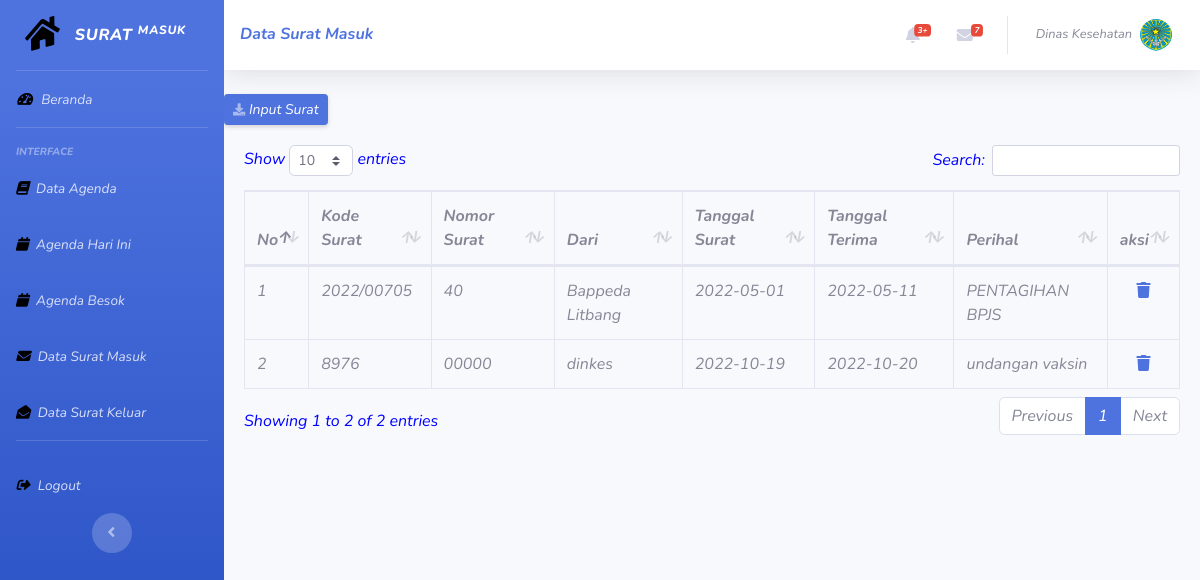
/surat_masuk.php (signed in), run on the app's committed database.
### tables this page shows
CREATE TABLE `surat_masuk` (
  `id` int(11) NOT NULL,
  `nomor_surat` char(20) NOT NULL,
  `dari` varchar(200) NOT NULL,
  `tanggal_surat` date NOT NULL,
  `tanggal_terima` date NOT NULL,
  `perihal` varchar(200) NOT NULL,
  `nomor_record` char(20) NOT NULL
);

### surat_masuk.php (the view, shortened to what this page needs)
<?php
$coon = mysqli_connect("localhost", "root", "", "agenda");
$result = mysqli_query($coon , "SELECT * FROM surat_masuk");
?>
<!DOCTYPE html>
<html lang="en">
<head>
  <link href="vendor/fontawesome-free/css/all.min.css" rel="stylesheet" type="text/css">
  <link href="css/sb-admin-2.min.css" rel="stylesheet">
   <link href="vendor/datatables/dataTables.bootstrap4.min.css" rel="stylesheet">
</head>
<body style=" color: blue; font-style: italic" id="page-top">
  <div id="wrapper">
    <ul class="navbar-nav bg-gradient-primary sidebar sidebar-dark accordion" id="accordionSidebar">
      <a class="sidebar-brand d-flex align-items-center justify-content-center" href="#">
        <div class="sidebar-brand-icon rotate-n-15">
          <i style=" color: black; font-style: italic"class="fas fa-home"></i>
        </div>
        <div class="sidebar-brand-text mx-3">SURAT <sup>MASUK</sup></div>
      </a>
      <hr class="sidebar-divider my-0">
      <li class="nav-item">
        <a class="nav-link" href="index.php">
          <i style=" color: black; font-style: italic" class="fas fa-fw fa-tachometer-alt"></i>
          <span>Beranda</span></a>
      </li>
            <hr class="sidebar-divider">
            <div class="sidebar-heading">
                Interface
            </div>
      <li class="nav-item">
        <a class="nav-link" href="tables.php">
          <i  style=" color: black; font-style: italic" class="fas fa-book"></i>
          <span>Data Agenda</span></a>
      </li>
      <li class="nav-item">
        <a class="nav-link" href="sekarang.php">
          <i style=" color: black; font-style: italic" class="fas fa-calendar"></i>
          <span>Agenda Hari Ini</span></a>
      </li>
      <li class="nav-item">
        <a class="nav-link" href="besok.php">
          <i style=" color: black; font-style: italic" class="fas fa-calendar"></i>
          <span>Agenda Besok</span></a>
      </li>
      <li class="nav-item">
        <a class="nav-link" href="surat_masuk.php">
          <i style=" color: black; font-style: italic" class="fas fa-envelope"></i>
          <span>Data Surat Masuk</span></a>
      </li>
      <li class="nav-item">
        <a class="nav-link" href="surat_keluar.php">
          <i style=" color: black; font-style: italic" class="fas fa-envelope-open"></i>
          <span>Data Surat Keluar</span></a>
      </li>
      <hr class="sidebar-divider d-none d-md-block">
      <li class="nav-item">
        <a class="nav-link" href="logout.php">
          <i style=" color: black; font-style: italic" class="fas fa-sign-out-alt"></i>
          <span>Logout</span></a>
      </li>
      <div class="text-center d-none d-md-inline">
        <button class="rounded-circle border-0" id="sidebarToggle"></button>
      </div>
    </ul>
    <div id="content-wrapper" class="d-flex flex-column">
      <div id="content">
    <nav class="navbar navbar-expand navbar-light bg-white topbar mb-4 static-top shadow">
<div >
              <center>
              <h6 class="m-0 font-weight-bold text-primary">Data Surat Masuk</h6>
              </center>
            </div>
<ul class="navbar-nav ml-auto">
    <li class="nav-item dropdown no-arrow mx-1">
        <a class="nav-link dropdown-toggle" href="#" id="alertsDropdown" role="button"
            data-toggle="dropdown" aria-haspopup="true" aria-expanded="false">
            <i class="fas fa-bell fa-fw"></i>
            <span class="badge badge-danger badge-counter">3+</span>
        </a>
    </li>
    <li class="nav-item dropdown no-arrow mx-1">
        <a class="nav-link dropdown-toggle" href="#" id="messagesDropdown" role="button"
            data-toggle="dropdown" aria-haspopup="true" aria-expanded="false">
            <i class="fas fa-envelope fa-fw"></i>
            <span class="badge badge-danger badge-counter">7</span>
        </a>
    </li>
    <li class="nav-item dropdown no-arrow">
        <a class="nav-link dropdown-toggle" href="#" id="userDropdown" role="button"
            data-toggle="dropdown" aria-haspopup="true" aria-expanded="false">
            <span class="mr-2 d-none d-lg-inline text-gray-600 small">Dinas Kesehatan</span>
            <img class="img-profile rounded-circle"
                src="lambang.png">
        </a>
    </li>
</ul>
</nav>
                  <div >
                        <a href="inputsurat.php" class="d-none d-sm-inline-block btn btn-sm btn-primary shadow-sm"><i
                                class="fas fa-download fa-sm text-white-50"></i> Input Surat</a>
                    </div>
            <div class="card-body">
              <div class="table-responsive">
                <table class="table table-bordered" id="dataTable" width="100%" cellspacing="0">
                  <thead>
                  <tr>
                        <th width="10px">No</th>
                        <th>Kode Surat </th>
                        <th>Nomor Surat</th>
                        <th>Dari</th>
                        <th>Tanggal Surat</th>
                        <th>Tanggal Terima</th>
                        <th>Perihal</th>
                        <th align="center">aksi</th>
                  </tr>
                  </thead>
                  <tbody>
                  <?php $i = 1; ?>
                    <?php while( $row = mysqli_fetch_assoc($result)) : ?>
                    <tr>
                    <td><?= $i; ?></td>
                        <td><?= $row["nomor_record"]; ?></td>
                        <td><?= $row["nomor_surat"]; ?></td>
                        <td><?= $row["dari"]; ?></td>
                        <td><?= $row["tanggal_surat"]; ?></td>
                        <td><?= $row["tanggal_terima"]; ?></td>
                        <td><?= $row["perihal"]; ?></td>
                    <td align="center"><a href="hapus1.php?id=<?= $row["id"]; ?>"><i class="fas fa-trash"></i></a></td>
                    </tr>
                    <?php $i++; ?>
                    <?php endwhile; ?>
                  </tbody>
                </table>
            </div>
          </div>
      </div>
    </div>
  </div>
</body>
</html>

### data on the page
surat_masuk: nomor_record "2022/00705", nomor_surat "40", dari "Bappeda Litbang", tanggal_surat "2022-05-01", tanggal_terima "2022-05-11", perihal "PENTAGIHAN BPJS"
surat_masuk: nomor_record "8976", nomor_surat "00000", dari "dinkes", tanggal_surat "2022-10-19", tanggal_terima "2022-10-20", perihal "undangan vaksin"
